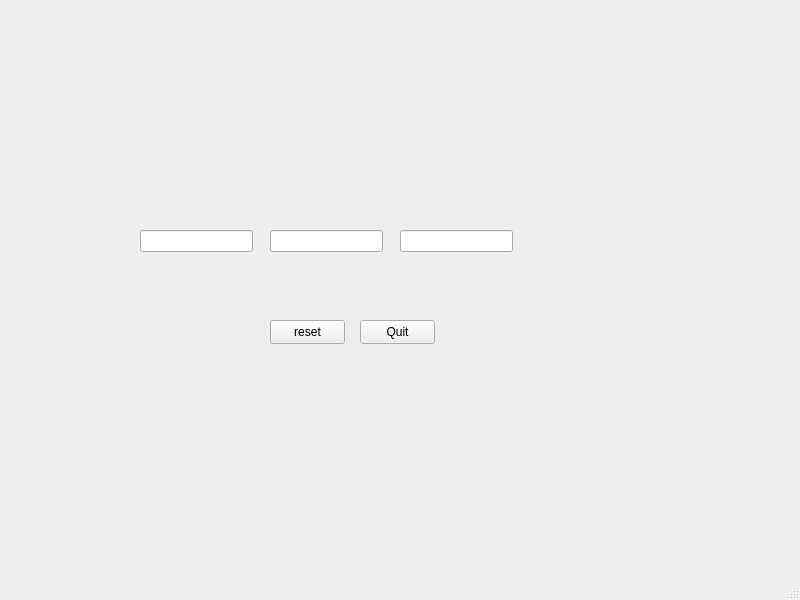
<?xml version="1.0" encoding="UTF-8"?>
<ui version="4.0">
 <class>MainWindow</class>
 <widget class="QMainWindow" name="MainWindow">
  <property name="geometry">
   <rect>
    <x>0</x>
    <y>0</y>
    <width>800</width>
    <height>600</height>
   </rect>
  </property>
  <property name="windowTitle">
   <string>MainWindow</string>
  </property>
  <widget class="QWidget" name="centralwidget">
   <widget class="QLineEdit" name="hours">
    <property name="geometry">
     <rect>
      <x>140</x>
      <y>230</y>
      <width>113</width>
      <height>22</height>
     </rect>
    </property>
   </widget>
   <widget class="QLineEdit" name="minutes">
    <property name="geometry">
     <rect>
      <x>270</x>
      <y>230</y>
      <width>113</width>
      <height>22</height>
     </rect>
    </property>
   </widget>
   <widget class="QLineEdit" name="seconds">
    <property name="geometry">
     <rect>
      <x>400</x>
      <y>230</y>
      <width>113</width>
      <height>22</height>
     </rect>
    </property>
   </widget>
   <widget class="QPushButton" name="reset">
    <property name="geometry">
     <rect>
      <x>270</x>
      <y>320</y>
      <width>75</width>
      <height>24</height>
     </rect>
    </property>
    <property name="text">
     <string>reset</string>
    </property>
   </widget>
   <widget class="QPushButton" name="pushButton">
    <property name="geometry">
     <rect>
      <x>360</x>
      <y>320</y>
      <width>75</width>
      <height>24</height>
     </rect>
    </property>
    <property name="text">
     <string>Quit</string>
    </property>
   </widget>
  </widget>
  <widget class="QMenuBar" name="menubar">
   <property name="geometry">
    <rect>
     <x>0</x>
     <y>0</y>
     <width>800</width>
     <height>22</height>
    </rect>
   </property>
  </widget>
  <widget class="QStatusBar" name="statusbar"/>
 </widget>
 <resources/>
 <connections/>
</ui>
